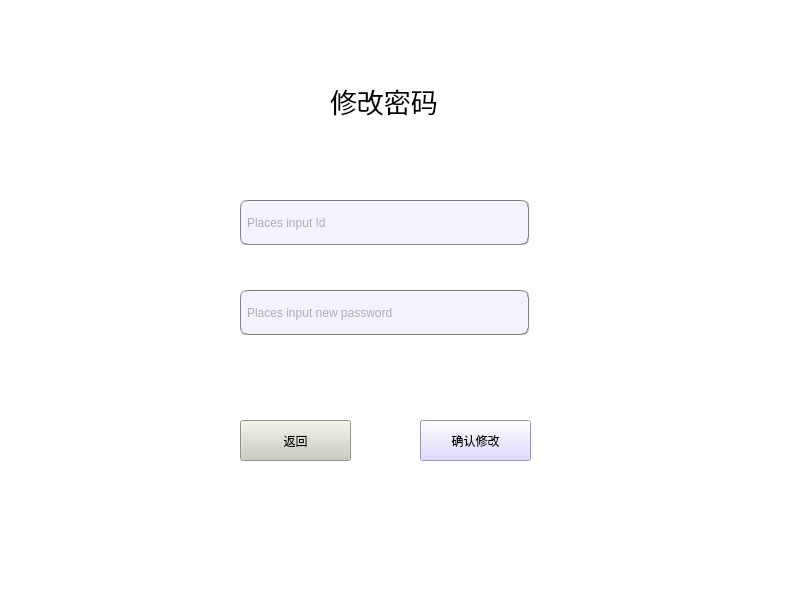
<?xml version="1.0" encoding="UTF-8"?>
<ui version="4.0">
 <class>change_password</class>
 <widget class="QMainWindow" name="change_password">
  <property name="geometry">
   <rect>
    <x>0</x>
    <y>0</y>
    <width>800</width>
    <height>600</height>
   </rect>
  </property>
  <property name="windowTitle">
   <string>MainWindow</string>
  </property>
  <property name="styleSheet">
   <string notr="true">background-color: rgb(255, 255, 255);</string>
  </property>
  <widget class="QWidget" name="centralwidget">
   <widget class="QPushButton" name="change_password_return">
    <property name="geometry">
     <rect>
      <x>240</x>
      <y>420</y>
      <width>111</width>
      <height>41</height>
     </rect>
    </property>
    <property name="styleSheet">
     <string notr="true">font: 16pt &quot;宋体&quot;;
background-color: rgb(204, 204, 191);</string>
    </property>
    <property name="text">
     <string>返回</string>
    </property>
   </widget>
   <widget class="QLineEdit" name="change_password_new">
    <property name="geometry">
     <rect>
      <x>240</x>
      <y>290</y>
      <width>289</width>
      <height>45</height>
     </rect>
    </property>
    <property name="minimumSize">
     <size>
      <width>0</width>
      <height>45</height>
     </size>
    </property>
    <property name="styleSheet">
     <string notr="true">background-color: rgb(243, 243, 255);
border:1px groove gray;border-radius:
7px;padding:2px 4px;
font: 10pt &quot;宋体&quot;;
color: rgb(103, 103, 103);</string>
    </property>
    <property name="placeholderText">
     <string>Places input new password</string>
    </property>
   </widget>
   <widget class="QLabel" name="change_password_label">
    <property name="geometry">
     <rect>
      <x>330</x>
      <y>70</y>
      <width>141</width>
      <height>61</height>
     </rect>
    </property>
    <property name="font">
     <font>
      <family>宋体</family>
      <pointsize>20</pointsize>
     </font>
    </property>
    <property name="text">
     <string>修改密码</string>
    </property>
   </widget>
   <widget class="QPushButton" name="change_password_confirm">
    <property name="geometry">
     <rect>
      <x>420</x>
      <y>420</y>
      <width>111</width>
      <height>41</height>
     </rect>
    </property>
    <property name="styleSheet">
     <string notr="true">font: 16pt &quot;宋体&quot;;
background-color: rgb(218, 205, 255);</string>
    </property>
    <property name="text">
     <string>确认修改</string>
    </property>
   </widget>
   <widget class="QLineEdit" name="change_password_id">
    <property name="geometry">
     <rect>
      <x>240</x>
      <y>200</y>
      <width>289</width>
      <height>45</height>
     </rect>
    </property>
    <property name="minimumSize">
     <size>
      <width>0</width>
      <height>45</height>
     </size>
    </property>
    <property name="styleSheet">
     <string notr="true">background-color: rgb(243, 243, 255);
border:1px groove gray;border-radius:
7px;padding:2px 4px;
font: 10pt &quot;宋体&quot;;
color: rgb(103, 103, 103);</string>
    </property>
    <property name="placeholderText">
     <string>Places input Id</string>
    </property>
   </widget>
  </widget>
  <widget class="QMenuBar" name="menubar">
   <property name="geometry">
    <rect>
     <x>0</x>
     <y>0</y>
     <width>800</width>
     <height>21</height>
    </rect>
   </property>
  </widget>
  <widget class="QStatusBar" name="statusbar"/>
 </widget>
 <resources/>
 <connections/>
</ui>
